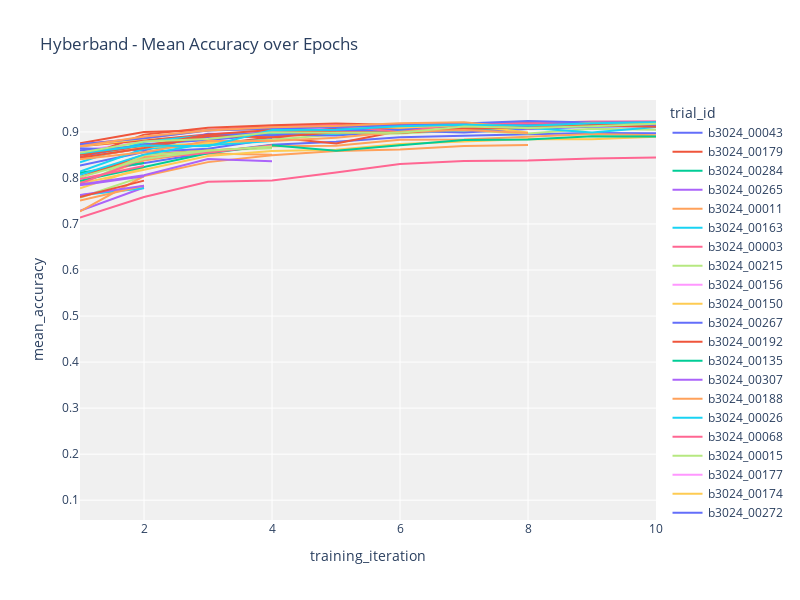
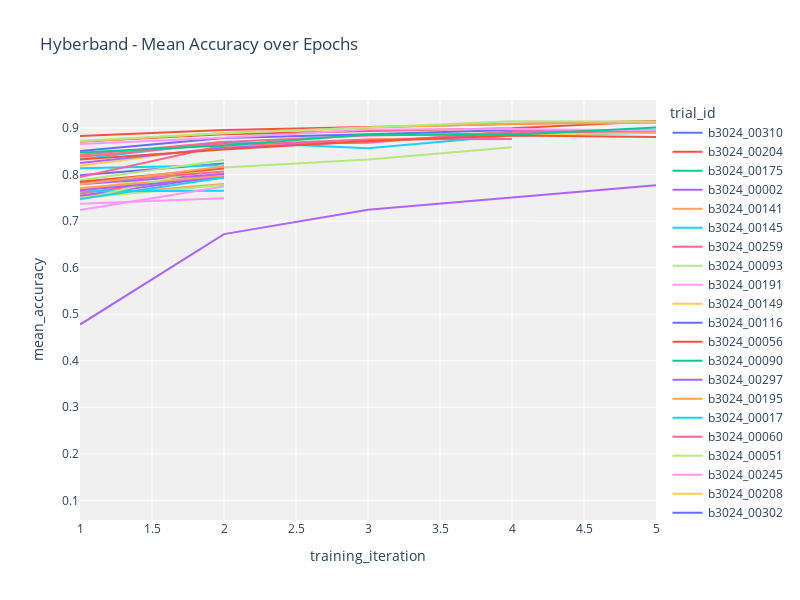
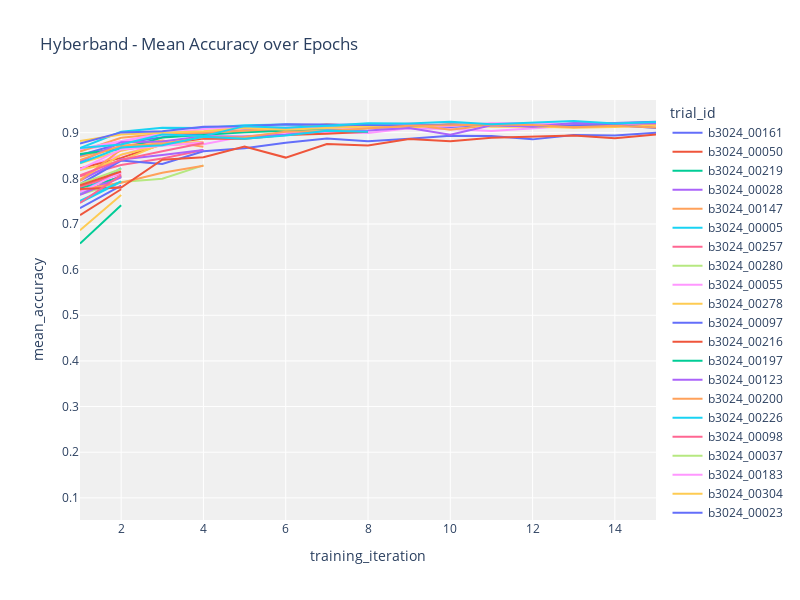
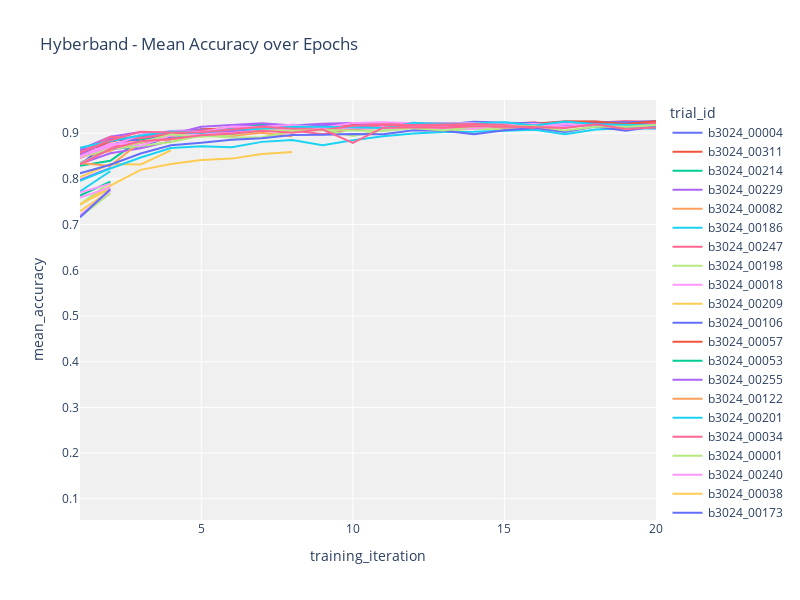

Notebook cell for these charts, in order:
### Code cell
e6_grouped = df_e6.groupby('config.epochs')
for config in df_e6['config.epochs'].unique().tolist():
    df = e6_grouped.get_group(config)
    print(f'{len(df.trial_id.unique())} trials with {config} epochs tested.')
    fig = px.line(df, 
              x="training_iteration", 
              y="mean_accuracy", 
              color="trial_id", 
              title="Hyberband - Mean Accuracy over Epochs",
              hover_data=[
                  "config.l1",
                  "config.batch_size",
                  "config.epochs",
                  "config.learning_rate"
              ],
              width=800, 
              height=600)
    fig.show()
